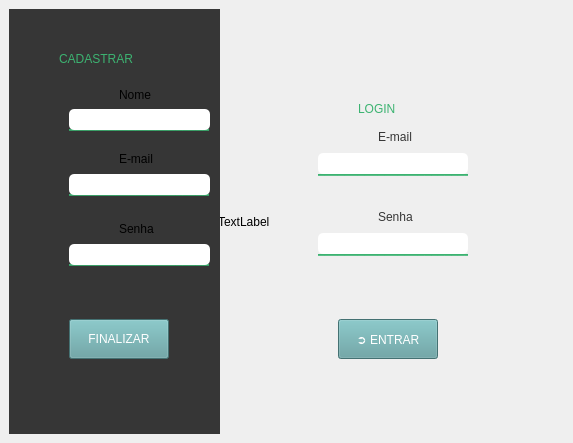
<?xml version="1.0" encoding="UTF-8"?>
<ui version="4.0">
 <class>MainWindow</class>
 <widget class="QMainWindow" name="MainWindow">
  <property name="geometry">
   <rect>
    <x>0</x>
    <y>0</y>
    <width>573</width>
    <height>443</height>
   </rect>
  </property>
  <property name="windowTitle">
   <string>Entrar - Super Sete</string>
  </property>
  <widget class="QWidget" name="centralwidget">
   <widget class="QWidget" name="Qwidget" native="true">
    <property name="geometry">
     <rect>
      <x>218</x>
      <y>9</y>
      <width>351</width>
      <height>425</height>
     </rect>
    </property>
    <property name="styleSheet">
     <string notr="true"/>
    </property>
    <widget class="QLabel" name="label_2">
     <property name="geometry">
      <rect>
       <x>140</x>
       <y>80</y>
       <width>60</width>
       <height>40</height>
      </rect>
     </property>
     <property name="styleSheet">
      <string notr="true">font: 12pt &quot;Cooper Black&quot;;color:#3CB371</string>
     </property>
     <property name="text">
      <string>LOGIN</string>
     </property>
    </widget>
    <widget class="QLabel" name="label_6">
     <property name="geometry">
      <rect>
       <x>100</x>
       <y>150</y>
       <width>150</width>
       <height>20</height>
      </rect>
     </property>
     <property name="styleSheet">
      <string notr="true">color:#3CB371;
font: 12pt &quot;Wide Latin&quot;;
text-decoration: underline;</string>
     </property>
     <property name="text">
      <string>_______________________</string>
     </property>
    </widget>
    <widget class="QLabel" name="label_7">
     <property name="geometry">
      <rect>
       <x>100</x>
       <y>230</y>
       <width>150</width>
       <height>20</height>
      </rect>
     </property>
     <property name="styleSheet">
      <string notr="true">color:#3CB371;
font: 12pt &quot;Wide Latin&quot;;
text-decoration: underline;</string>
     </property>
     <property name="text">
      <string>_______________________</string>
     </property>
    </widget>
    <widget class="QLabel" name="img_email_login">
     <property name="geometry">
      <rect>
       <x>40</x>
       <y>120</y>
       <width>60</width>
       <height>60</height>
      </rect>
     </property>
     <property name="styleSheet">
      <string notr="true">background-image:url(&quot;email.png&quot;);
background-size: cover;
background-repeat: no-repeat;</string>
     </property>
     <property name="text">
      <string/>
     </property>
    </widget>
    <widget class="QLabel" name="img_senha_login">
     <property name="geometry">
      <rect>
       <x>40</x>
       <y>200</y>
       <width>60</width>
       <height>60</height>
      </rect>
     </property>
     <property name="styleSheet">
      <string notr="true">background-image:url(&quot;senha.png&quot;);
background-size: cover;
background-repeat: no-repeat;</string>
     </property>
     <property name="text">
      <string/>
     </property>
    </widget>
    <widget class="QPushButton" name="btn_login">
     <property name="geometry">
      <rect>
       <x>120</x>
       <y>310</y>
       <width>100</width>
       <height>40</height>
      </rect>
     </property>
     <property name="styleSheet">
      <string notr="true">color:white;
font: 10pt &quot;Cooper Black&quot;;
background:#5F9EA0</string>
     </property>
     <property name="text">
      <string>➲ ENTRAR</string>
     </property>
    </widget>
    <widget class="QLineEdit" name="Email_login">
     <property name="geometry">
      <rect>
       <x>100</x>
       <y>144</y>
       <width>150</width>
       <height>21</height>
      </rect>
     </property>
     <property name="styleSheet">
      <string notr="true">border-radius:5px;
background:white</string>
     </property>
    </widget>
    <widget class="QLineEdit" name="Senha_login">
     <property name="geometry">
      <rect>
       <x>100</x>
       <y>224</y>
       <width>150</width>
       <height>21</height>
      </rect>
     </property>
     <property name="styleSheet">
      <string notr="true">border-radius:5px;
background:white</string>
     </property>
    </widget>
    <widget class="QLabel" name="label_12">
     <property name="geometry">
      <rect>
       <x>160</x>
       <y>121</y>
       <width>47</width>
       <height>13</height>
      </rect>
     </property>
     <property name="styleSheet">
      <string notr="true">color:#363636</string>
     </property>
     <property name="text">
      <string>E-mail</string>
     </property>
    </widget>
    <widget class="QLabel" name="label_13">
     <property name="geometry">
      <rect>
       <x>160</x>
       <y>201</y>
       <width>47</width>
       <height>13</height>
      </rect>
     </property>
     <property name="styleSheet">
      <string notr="true">color:#363636</string>
     </property>
     <property name="text">
      <string>Senha</string>
     </property>
    </widget>
    <widget class="QLineEdit" name="Excecoes_login">
     <property name="enabled">
      <bool>true</bool>
     </property>
     <property name="geometry">
      <rect>
       <x>119</x>
       <y>284</y>
       <width>131</width>
       <height>20</height>
      </rect>
     </property>
     <property name="styleSheet">
      <string notr="true">border-radius:1px; background-color: transparent;
</string>
     </property>
    </widget>
    <widget class="QPushButton" name="btn_sobre">
     <property name="geometry">
      <rect>
       <x>300</x>
       <y>11</y>
       <width>40</width>
       <height>40</height>
      </rect>
     </property>
     <property name="styleSheet">
      <string notr="true">background-image:url(&quot;info.png&quot;);
background-size: cover;
background-repeat: no-repeat;
border-radius:5px;</string>
     </property>
     <property name="text">
      <string/>
     </property>
     <property name="iconSize">
      <size>
       <width>32</width>
       <height>32</height>
      </size>
     </property>
    </widget>
    <widget class="QLabel" name="fundo_login">
     <property name="geometry">
      <rect>
       <x>0</x>
       <y>0</y>
       <width>354</width>
       <height>426</height>
      </rect>
     </property>
     <property name="text">
      <string>TextLabel</string>
     </property>
    </widget>
    <zorder>fundo_login</zorder>
    <zorder>btn_sobre</zorder>
    <zorder>label_2</zorder>
    <zorder>label_6</zorder>
    <zorder>label_7</zorder>
    <zorder>img_email_login</zorder>
    <zorder>img_senha_login</zorder>
    <zorder>btn_login</zorder>
    <zorder>Email_login</zorder>
    <zorder>Senha_login</zorder>
    <zorder>label_12</zorder>
    <zorder>label_13</zorder>
    <zorder>Excecoes_login</zorder>
   </widget>
   <widget class="QWidget" name="widget_2" native="true">
    <property name="geometry">
     <rect>
      <x>9</x>
      <y>9</y>
      <width>211</width>
      <height>425</height>
     </rect>
    </property>
    <property name="styleSheet">
     <string notr="true">background:#363636;
background-size:cover;</string>
    </property>
    <widget class="QLabel" name="label">
     <property name="geometry">
      <rect>
       <x>50</x>
       <y>30</y>
       <width>110</width>
       <height>40</height>
      </rect>
     </property>
     <property name="styleSheet">
      <string notr="true">font: 12pt &quot;Cooper Black&quot;;color:#3CB371</string>
     </property>
     <property name="text">
      <string>CADASTRAR</string>
     </property>
    </widget>
    <widget class="QLabel" name="label_3">
     <property name="geometry">
      <rect>
       <x>60</x>
       <y>105</y>
       <width>140</width>
       <height>20</height>
      </rect>
     </property>
     <property name="styleSheet">
      <string notr="true">color:#3CB371;
font: 12pt &quot;Wide Latin&quot;;
text-decoration: underline;</string>
     </property>
     <property name="text">
      <string>_______________________</string>
     </property>
    </widget>
    <widget class="QLabel" name="label_4">
     <property name="geometry">
      <rect>
       <x>60</x>
       <y>170</y>
       <width>140</width>
       <height>20</height>
      </rect>
     </property>
     <property name="styleSheet">
      <string notr="true">color:#3CB371;
font: 12pt &quot;Wide Latin&quot;;
text-decoration: underline;</string>
     </property>
     <property name="text">
      <string>_______________________</string>
     </property>
    </widget>
    <widget class="QLabel" name="label_5">
     <property name="geometry">
      <rect>
       <x>60</x>
       <y>240</y>
       <width>140</width>
       <height>20</height>
      </rect>
     </property>
     <property name="styleSheet">
      <string notr="true">color:#3CB371;
font: 12pt &quot;Wide Latin&quot;;
text-decoration: underline;</string>
     </property>
     <property name="text">
      <string>_______________________</string>
     </property>
    </widget>
    <widget class="QPushButton" name="btn_cadastrar">
     <property name="geometry">
      <rect>
       <x>60</x>
       <y>310</y>
       <width>100</width>
       <height>40</height>
      </rect>
     </property>
     <property name="styleSheet">
      <string notr="true">color:white;
font: 10pt &quot;Cooper Black&quot;;
background:#5F9EA0</string>
     </property>
     <property name="text">
      <string>FINALIZAR</string>
     </property>
    </widget>
    <widget class="QLabel" name="img_nome">
     <property name="geometry">
      <rect>
       <x>0</x>
       <y>80</y>
       <width>60</width>
       <height>60</height>
      </rect>
     </property>
     <property name="styleSheet">
      <string notr="true">background-image:url(&quot;user.png&quot;);
background-size: cover;
background-repeat: no-repeat;</string>
     </property>
     <property name="text">
      <string/>
     </property>
    </widget>
    <widget class="QLabel" name="img_email">
     <property name="geometry">
      <rect>
       <x>0</x>
       <y>150</y>
       <width>60</width>
       <height>60</height>
      </rect>
     </property>
     <property name="styleSheet">
      <string notr="true">background-image:url(&quot;email.png&quot;);
background-size: cover;
background-repeat: no-repeat;</string>
     </property>
     <property name="text">
      <string/>
     </property>
    </widget>
    <widget class="QLabel" name="img_senha">
     <property name="geometry">
      <rect>
       <x>0</x>
       <y>220</y>
       <width>60</width>
       <height>60</height>
      </rect>
     </property>
     <property name="styleSheet">
      <string notr="true">background-image:url(&quot;senha.png&quot;);
background-size: cover;
background-repeat: no-repeat;</string>
     </property>
     <property name="text">
      <string/>
     </property>
    </widget>
    <widget class="QLineEdit" name="Nome_cadastro">
     <property name="geometry">
      <rect>
       <x>60</x>
       <y>100</y>
       <width>141</width>
       <height>21</height>
      </rect>
     </property>
     <property name="styleSheet">
      <string notr="true">border-radius:5px;
background:white</string>
     </property>
     <property name="text">
      <string/>
     </property>
    </widget>
    <widget class="QLineEdit" name="Email_cadastro">
     <property name="geometry">
      <rect>
       <x>60</x>
       <y>165</y>
       <width>141</width>
       <height>21</height>
      </rect>
     </property>
     <property name="styleSheet">
      <string notr="true">border-radius:5px;
background:white</string>
     </property>
    </widget>
    <widget class="QLineEdit" name="Senha_cadastro">
     <property name="geometry">
      <rect>
       <x>60</x>
       <y>235</y>
       <width>141</width>
       <height>21</height>
      </rect>
     </property>
     <property name="styleSheet">
      <string notr="true">border-radius:5px;
background:white</string>
     </property>
    </widget>
    <widget class="QLabel" name="label_9">
     <property name="geometry">
      <rect>
       <x>110</x>
       <y>143</y>
       <width>47</width>
       <height>13</height>
      </rect>
     </property>
     <property name="text">
      <string>E-mail</string>
     </property>
    </widget>
    <widget class="QLabel" name="label_10">
     <property name="geometry">
      <rect>
       <x>110</x>
       <y>213</y>
       <width>47</width>
       <height>13</height>
      </rect>
     </property>
     <property name="text">
      <string>Senha</string>
     </property>
    </widget>
    <widget class="QLabel" name="label_11">
     <property name="geometry">
      <rect>
       <x>110</x>
       <y>79</y>
       <width>47</width>
       <height>13</height>
      </rect>
     </property>
     <property name="text">
      <string>Nome</string>
     </property>
    </widget>
    <widget class="QLineEdit" name="Excecoes">
     <property name="enabled">
      <bool>false</bool>
     </property>
     <property name="geometry">
      <rect>
       <x>59</x>
       <y>280</y>
       <width>150</width>
       <height>20</height>
      </rect>
     </property>
     <property name="styleSheet">
      <string notr="true">border-radius:1px; color:red;</string>
     </property>
    </widget>
   </widget>
  </widget>
 </widget>
 <resources/>
 <connections/>
</ui>
